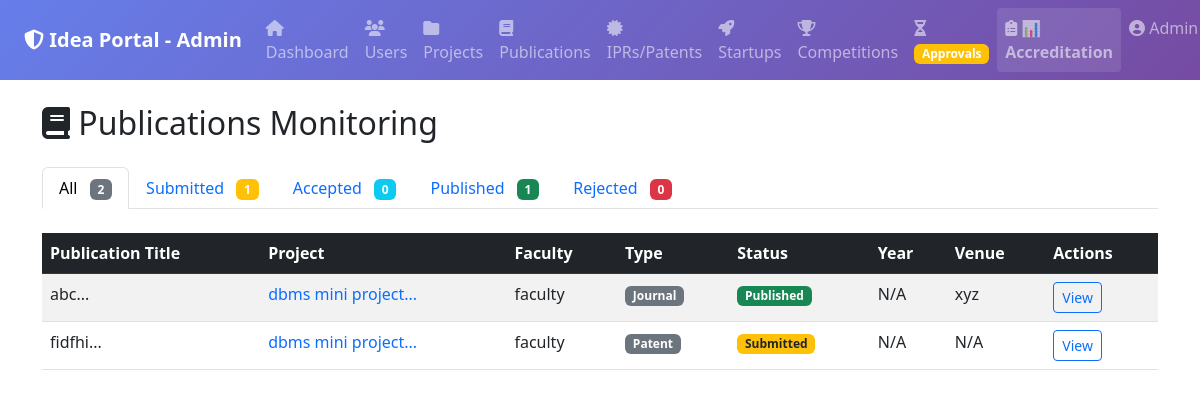
Screenshot of /admin/publications (signed in) with the database file from the repository.
### backend/database/models.py (models this page shows, shortened)
class Publication(db.Model):
    __tablename__ = 'publication'
    publication_id = db.Column(db.Integer, primary_key=True)
    project_id = db.Column(db.Integer, db.ForeignKey('research_project.project_id'))
    title = db.Column(db.String(200), nullable=False)
    publication_type = db.Column(db.String(50))  # Journal / Conference
    venue = db.Column(db.String(200))
    publication_date = db.Column(db.Date)
    indexing = db.Column(db.String(100))
    page_number = db.Column(db.String(50))
    year_of_publication = db.Column(db.Integer)
    volume = db.Column(db.String(50))
    doi = db.Column(db.String(100))
    issn_isbn = db.Column(db.String(100))
    publisher = db.Column(db.String(200))
    status = db.Column(db.String(50), default='Submitted')  # Submitted / Accepted / Published / Rejected
    created_at = db.Column(db.DateTime, default=datetime.utcnow)
    updated_at = db.Column(db.DateTime, default=datetime.utcnow, onupdate=datetime.utcnow)
    __table_args__ = (
        db.UniqueConstraint('project_id', 'title', 'venue', 'year_of_publication', name='uq_publication_unique'),
    )

class ResearchProject(db.Model):
    __tablename__ = 'research_project'
    project_id = db.Column(db.Integer, primary_key=True)
    faculty_id = db.Column(db.Integer, db.ForeignKey('person.person_id'))
    project_title = db.Column(db.String(200), nullable=False)
    project_description = db.Column(db.Text)
    domain = db.Column(db.String(100))
    department = db.Column(db.String(100))
    required_skills = db.Column(db.Text)  # Comma-separated skills
    team_size = db.Column(db.Integer)
    start_date = db.Column(db.Date)
    end_date = db.Column(db.Date)
    project_status = db.Column(db.String(50), default='Proposed')  # Proposed / Ongoing / Completed / On Hold
    iic_registration_status = db.Column(db.String(50))
    project_level = db.Column(db.String(50))
    program_location = db.Column(db.String(100))
    is_approved = db.Column(db.Boolean, default=False)
    is_startup_converted = db.Column(db.Boolean, default=False)  # Track if converted to startup
    created_at = db.Column(db.DateTime, default=datetime.utcnow)
    updated_at = db.Column(db.DateTime, default=datetime.utcnow, onupdate=datetime.utcnow)

class Person(db.Model):
    __tablename__ = 'person'
    person_id = db.Column(db.Integer, primary_key=True)
    name = db.Column(db.String(100), nullable=False)
    email = db.Column(db.String(100), unique=True, nullable=False)
    password = db.Column(db.String(200), nullable=False)
    type = db.Column(db.String(20), nullable=False)  # Student / Faculty / Admin
    department = db.Column(db.String(100))
    is_approved = db.Column(db.Boolean, default=False)
    skills = db.Column(db.Text)  # Comma-separated skills
    resume_url = db.Column(db.String(255))  # URL to uploaded resume
    bio = db.Column(db.Text)  # Short bio/profile description
    phone = db.Column(db.String(20))  # Contact phone number

### backend/admin/routes.py (the view)
@admin_bp.route('/publications')
@login_required
@role_required('Admin')
def view_publications():
    publications = Publication.query.all()
    pub_data = []
    for pub in publications:
        project = ResearchProject.query.get(pub.project_id)
        pub_data.append({
            'publication': pub,
            'project': project,
            'faculty': Person.query.get(project.faculty_id) if project else None
        })
    return render_template('admin/publications.html', pub_data=pub_data)

### frontend/templates/admin/publications.html (shortened to what this page needs)
{% extends 'base.html' %}
{% block content %}
<h2 class="mb-4"><i class="fas fa-book"></i> Publications Monitoring</h2>
<ul class="nav nav-tabs mb-4" role="tablist">
    <li class="nav-item" role="presentation">
        <button class="nav-link active" id="all-tab" data-bs-toggle="tab" data-bs-target="#all-pubs" type="button" role="tab">
            All <span class="badge bg-secondary ms-2">{{ pub_data|length }}</span>
        </button>
    </li>
    <li class="nav-item" role="presentation">
        <button class="nav-link" id="submitted-tab" data-bs-toggle="tab" data-bs-target="#submitted-pubs" type="button" role="tab">
            Submitted <span class="badge bg-warning ms-2">
                {%- set count = pub_data|selectattr('publication.status', 'equalto', 'Submitted')|list|length -%}
                {{ count }}
            </span>
        </button>
    </li>
    <li class="nav-item" role="presentation">
        <button class="nav-link" id="accepted-tab" data-bs-toggle="tab" data-bs-target="#accepted-pubs" type="button" role="tab">
            Accepted <span class="badge bg-info ms-2">
                {%- set count = pub_data|selectattr('publication.status', 'equalto', 'Accepted')|list|length -%}
                {{ count }}
            </span>
        </button>
    </li>
    <li class="nav-item" role="presentation">
        <button class="nav-link" id="published-tab" data-bs-toggle="tab" data-bs-target="#published-pubs" type="button" role="tab">
            Published <span class="badge bg-success ms-2">
                {%- set count = pub_data|selectattr('publication.status', 'equalto', 'Published')|list|length -%}
                {{ count }}
            </span>
        </button>
    </li>
    <li class="nav-item" role="presentation">
        <button class="nav-link" id="rejected-tab" data-bs-toggle="tab" data-bs-target="#rejected-pubs" type="button" role="tab">
            Rejected <span class="badge bg-danger ms-2">
                {%- set count = pub_data|selectattr('publication.status', 'equalto', 'Rejected')|list|length -%}
                {{ count }}
            </span>
        </button>
    </li>
</ul>
<div class="tab-content">
    {% macro publication_table(publications) %}
        {% if publications %}
            <div class="table-responsive">
                <table class="table table-striped table-hover">
                    <thead class="table-dark">
                        <tr>
                            <th>Publication Title</th>
                            <th>Project</th>
                            <th>Faculty</th>
                            <th>Type</th>
                            <th>Status</th>
                            <th>Year</th>
                            <th>Venue</th>
                            <th>Actions</th>
                        </tr>
                    </thead>
                    <tbody>
                        {% for item in publications %}
                        <tr>
                            <td>{{ item.publication.title[:40] }}...</td>
                            <td>
                                {% if item.project %}
                                    <a href="/admin/project/{{ item.project.project_id }}/lifecycle" class="text-decoration-none">
                                        {{ item.project.project_title[:30] }}...
                                    </a>
                                {% else %}
                                    <span class="text-muted">N/A</span>
                                {% endif %}
                            </td>
                            <td>{{ item.faculty.name if item.faculty else 'N/A' }}</td>
                            <td><span class="badge bg-secondary">{{ item.publication.publication_type }}</span></td>
                            <td>
                                {% if item.publication.status == 'Published' %}
                                    <span class="badge bg-success">{{ item.publication.status }}</span>
                                {% elif item.publication.status == 'Accepted' %}
                                    <span class="badge bg-info">{{ item.publication.status }}</span>
                                {% elif item.publication.status == 'Submitted' %}
                                    <span class="badge bg-warning text-dark">{{ item.publication.status }}</span>
                                {% else %}
                                    <span class="badge bg-danger">{{ item.publication.status }}</span>
                                {% endif %}
                            </td>
                            <td>{{ item.publication.year_of_publication or 'N/A' }}</td>
                            <td>{{ item.publication.venue or 'N/A' }}</td>
                            <td>
                                <button class="btn btn-sm btn-outline-primary" data-bs-toggle="modal" data-bs-target="#pubModal{{ item.publication.publication_id }}">
                                    View
                                </button>
                            </td>
                        </tr>
                        {% endfor %}
                    </tbody>
                </table>
            </div>
        {% else %}
            <div class="alert alert-info text-center py-5">
                <i class="fas fa-info-circle fa-2x mb-3"></i>
                <p>No publications found</p>
            </div>
        {% endif %}
    {% endmacro %}
    <div class="tab-pane fade show active" id="all-pubs" role="tabpanel">
        {{ publication_table(pub_data) }}
    </div>
</div>
{% endblock %}

### rows the page displays
Publication: publication "abc", publication.publication_type "Journal", publication.status "Published", publication "N/A", publication "xyz"
ResearchProject: project "dbms mini project" "dbms mini project"
Person: faculty "faculty" "faculty"
Publication: publication "fidfhi", publication.publication_type "Patent", publication.status "Submitted", publication "N/A", publication "N/A"

### other values shown
{{ pub_data|length }} "2"
{{ count }} "1"
{{ count }} "0"
